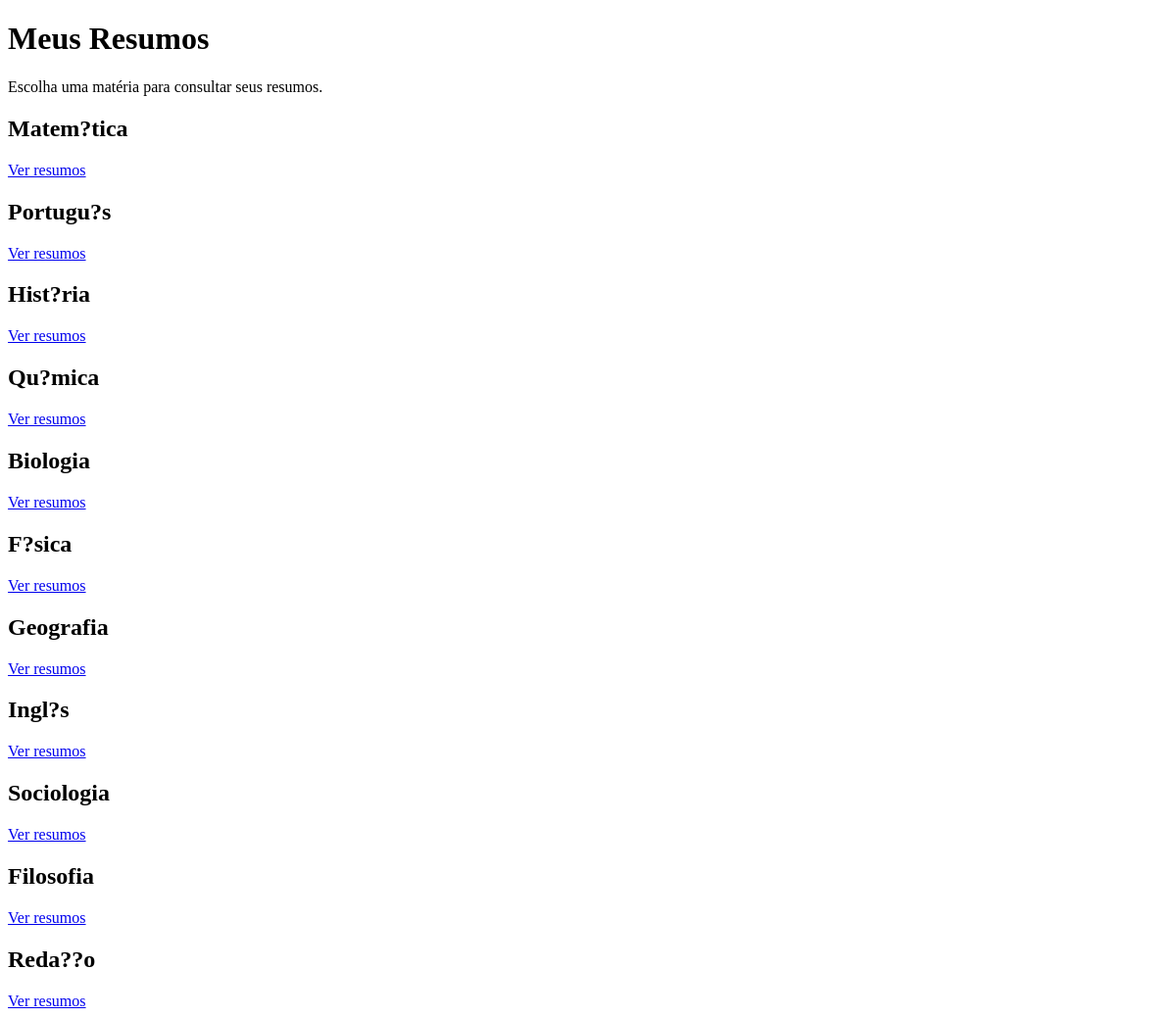
The app's page /public/abaResumo (signed in) with its own data.
### tables this page shows
CREATE TABLE `materias` (
  `id_materia` int(11) NOT NULL,
  `id_ano` int(11) NOT NULL,
  `materia` varchar(255) NOT NULL
);

### app/Controller/controllerresumo.php (called while the page is built, shortened)
<?php
require_once __DIR__ . '/../Model/modelResumo.php';
class ResumoController
{
    private Resumo $resumoModel;
    public function __construct($conn)
    {
        $this->resumoModel = new Resumo($conn);
    }
   public function listarAno()
{
    $id_ano = $_SESSION['id_ano'] ?? null;
    $materias = $this->resumoModel->listarAno($id_ano);
    require __DIR__ . '/../View/abaResumo.php';
}
}

### public/index.php (called while the page is built, shortened)
<?php
require_once __DIR__ . '/../config/conecta.php';
require_once __DIR__ . '/../app/Core/Router.php';
$basePath = '/TCC/public';
$router = new Router($conn, $basePath);
$router->add('GET', '/', 'PaginaInicialController', 'index');
$router->add('GET', '/proposit', 'PaginaInicialController', 'proposit');
$router->add('GET', '/anosem', 'PaginaInicialController', 'anosem');
$router->add('GET', '/cadastro', 'CadastroController', 'index');
$router->add('POST', '/cadastro', 'CadastroController', 'cadastrar');
$router->add('GET', '/home', 'PaginaInicialController', 'home');
$router->add('GET', '/atividades', 'PaginaInicialController', 'atividades');
$router->add('GET', '/perfil', 'PaginaInicialController', 'perfil');
$router->add('GET', '/config', 'PaginaInicialController', 'config');
$router->add('GET', '/login', 'LoginController', 'showLogin');
$router->add('POST', '/login', 'LoginController', 'login');
$router->add('GET', '/dashboard', 'ProcessarController', 'index', true);
$router->add('POST', '/processar', 'ProcessarController', 'processar', true);
$router->add('GET', '/abaResumo', 'ResumoController', 'listarAno', true);
$router->add('GET', '/resumos', 'ResumoController', 'index', true);
$router->add('GET', '/criarResumos', 'PaginaInicialController', 'criaR', true);
$router->add('POST', '/resumos/editar', 'ResumoController', 'editar', true);
$router->add('POST', '/resumos/excluir', 'ResumoController', 'excluir', true);
$router->add('POST', '/criarResumos/salvar', 'ResumoController', 'salvarResumo', true);
$router->add('POST', '/perfil/editar', 'CadastroController', 'editar', true);
$router->add('POST', '/perfil/excluir', 'CadastroController', 'excluir', true);
$router->add('POST', '/logout', 'LogoutController', 'logout', true);
$uri = parse_url($_SERVER['REQUEST_URI'], PHP_URL_PATH);
$method = $_SERVER['REQUEST_METHOD'];
if (strpos($uri, $basePath) === 0) {
    $uri = substr($uri, strlen($basePath));
} elseif (strpos($uri, '/TCC') === 0) {
    $uri = substr($uri, strlen('/TCC'));
}
$uri = '/' . trim($uri, '/');
$router->dispatch($uri, $method);

### app/Model/modelResumo.php (called while the page is built, shortened)
<?php
class Resumo {
private $conn;
    public function __construct($conn){
        $this->conn = $conn;
    }
public function listarAno($id_ano){
    $stmt = $this->conn->prepare("SELECT * FROM materias WHERE id_ano = ?");
    $stmt->execute([$id_ano]);
    return $stmt->fetchAll(PDO::FETCH_ASSOC);
}
}

### app/View/abaResumo.php (the view, shortened to what this page needs)
<!DOCTYPE html>
<html lang="pt-br">
<head>
</head>
<body>
<?php if (!isset($_GET['id_materia'])): ?>
    <h1>Meus Resumos</h1>
    <p>Escolha uma matéria para consultar seus resumos.</p>
    <div class="cards-materias">
        <?php foreach (($materias ?? []) as $m): ?>
            <div class="card-materia">
                <h2>
                    <?= htmlspecialchars($m['materia'] ?? '', ENT_QUOTES, 'UTF-8') ?>
                </h2>
                <a href="/TCC/public/abaResumo?id_materia=<?= (int)$m['id_materia'] ?>">
                    Ver resumos
                </a>
            </div>
        <?php endforeach; ?>
    </div>
<?php endif; ?>
</body>
</html>

### app/Core/Router.php (shortened to what this page needs)
<?php
class Router
{
    private array $routes = [];
    private $conn;
    public function __construct($conn, string $basePath = '')
    {
        $this->conn = $conn;
    }
    public function add(
        string $method,
        string $path,
        string $controller,
        string $action,
        bool $authRequired = false
    ): void {
        $this->routes[] = [
            'method' => strtoupper($method),
            'path' => $this->normalizePath($path),
            'controller' => $controller,
            'action' => $action,
            'authRequired' => $authRequired
        ];
    }
    public function dispatch(string $uri, string $method): void
    {
        $uri = $this->normalizePath($uri);
        $method = strtoupper($method);
        foreach ($this->routes as $route) {
            if (
                $route['method'] !== $method ||
                $route['path'] !== $uri
            ) {
                continue;
            }
            $action = $route['action'];
            $controller = new $controllerName($this->conn);
            $controller->$action();
            return;
        }
    }
    private function normalizePath(string $path): string
    {
        $path = '/' . trim($path, '/');
        return $path;
    }
}

### records on screen
materias: materia "Matem?tica"
materias: materia "Portugu?s"
materias: materia "Hist?ria"
materias: materia "Qu?mica"
materias: materia "Biologia"
materias: materia "F?sica"
materias: materia "Geografia"
materias: materia "Ingl?s"
materias: materia "Sociologia"
materias: materia "Filosofia"
materias: materia "Reda??o"
